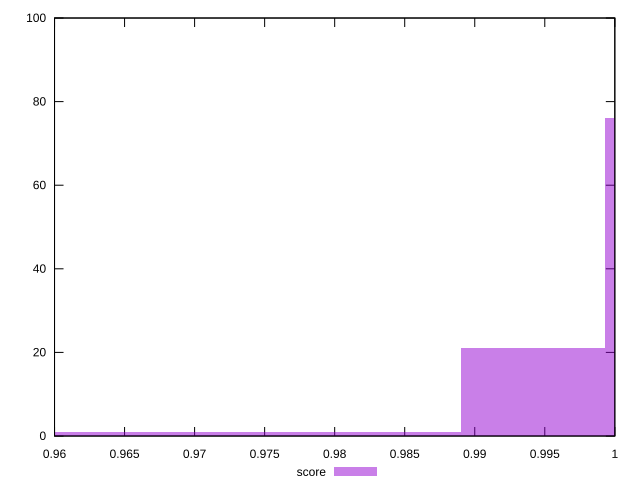

Source code (gnuplot):
reset

$score <<EOF
0.9736731417997826 1
0.9634239508334691 1
1.0044207146987232 76
0.9941715237324097 21
0.9839223327660962 1
EOF

set key outside below
set boxwidth 0.010249190966313501
set xrange [0.96:1]
set yrange [0:100]
set trange [0:100]
set style fill transparent solid 0.5 noborder
set terminal svg size 640, 490 enhanced background rgb 'white'
set output "report/report_00029_2021-02-24T13-36-40.390Z/first-contentful-paint/samples/music/score/histogram.svg"

plot $score title "score" with boxes

reset
